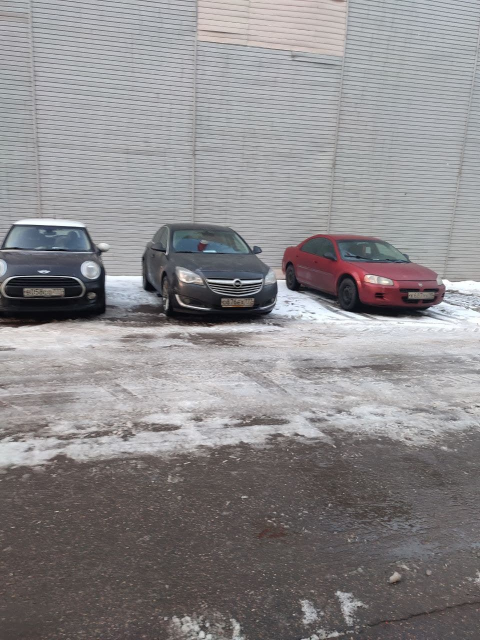
#> input picture eval/image_2/photo_2021-12-03_08-49-04.jpg, 960 x 1280 px (shown at 1/2 size)
$ python -i Plotting.py   (imports and definitions only)
#> lines starting #> are read from the running program, lines starting #| are printed output that depends on the picture; after the words box and inside, x2 and y2 are one past the last pixel; in counts of white or black regions, pixels touching at a corner belong together
import cv2
import numpy as np
from enum import Enum
import itertools
from shapely.geometry import Polygon
from .File import *
from .Math import *
from scipy.spatial import ConvexHull
class cv_colors(Enum):
    RED = (0,0,255)
    GREEN = (0,255,0)
    BLUE = (255,0,0)
    PURPLE = (247,44,200)
    ORANGE = (44,162,247)
    MINT = (239,255,66)
    YELLOW = (2,255,250)

# [110 lines left out: functions constraint_to_color, create_2d_box, project_3d_pt, make_polygon, plot_3d_pts, plot_3d_box, not called in this run]

    # cv2.line(img, front_mark[0], front_mark[3], cv_colors.BLUE.value, 1)
    # cv2.line(img, front_mark[1], front_mark[2], cv_colors.BLUE.value, 1)

def plot_2d_box(img, box_2d):
    # create a square from the corners
    pt1, pt2, pt3, pt4 = create_2d_box(box_2d)

    # [5 lines of commented-out code are left out]


def poly_by_border(border_file):
    # img = cv2.imread(img_file)
    border = cv2.imread(border_file)
#> border is the input picture: shape (1280, 960, 3); mean B, G, R 138.7, 136.9, 139.6
    # [6 lines of commented-out code are left out]
    border[np.where(np.any(border > 0, axis=-1))] = (0, 0, 255)
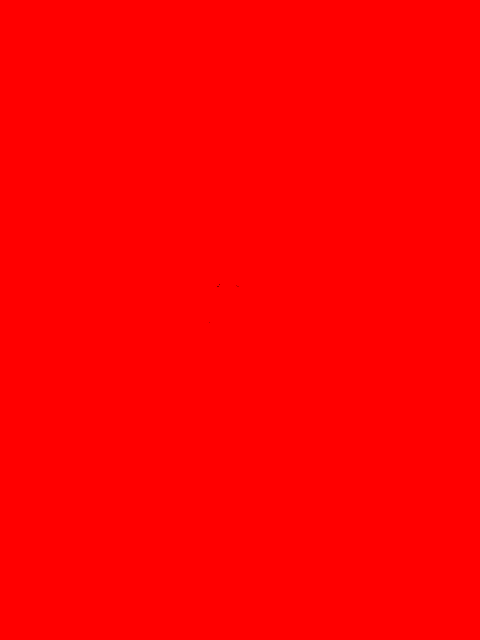
#> border: shape (1280, 960, 3) (shown at 1/2 size); mean B, G, R 0, 0, 255
    # [4 lines of commented-out code are left out]
    cv2.waitKey(0)

    img_gray = cv2.cvtColor(border, cv2.COLOR_BGR2GRAY)
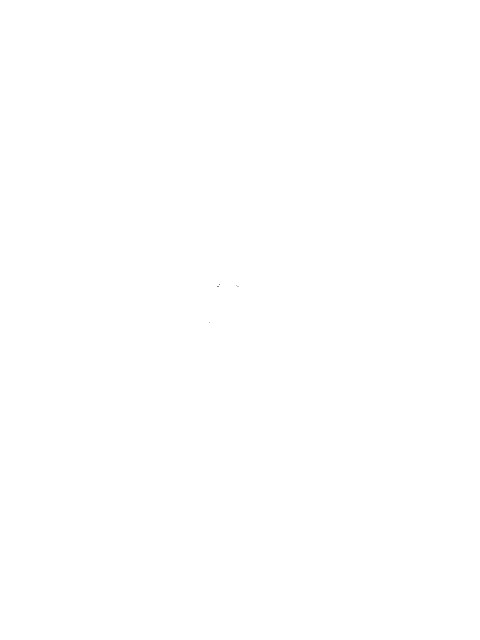
#> img_gray: shape (1280, 960) (shown at 1/2 size); values 0 (black) and 76 (white), 100% white; black in thin lines or dots, all inside (x1, y1, x2, y2) = (419, 569, 477, 646)

    # apply binary thresholding
    ret, thresh = cv2.threshold(img_gray, 0, 255, cv2.THRESH_BINARY)
    #cv2.imshow('Binary image', thresh)
    cv2.waitKey(0)
    cv2.imwrite('image_thres1.jpg', thresh)
    cv2.destroyAllWindows()
    # detect the contours on the binary image using cv2.CHAIN_APPROX_NONE
    contours, hierarchy = cv2.findContours(image=thresh, mode=cv2.RETR_EXTERNAL, method=cv2.CHAIN_APPROX_NONE)
#> contours = 1 contour; box (x1, y1, x2, y2) and area: (0, 0, 960, 1280) 1226561
    # print('len(contours) ',len(contours))
    # print(contours[len(contours)-1][0])
    # draw contours on the original image
    image_copy = border.copy()
    contour = contours[len(contours) - 1]
#> contour = contour of 4476 points, box (x1, y1, x2, y2) (0, 0, 960, 1280), area 1226561
    contour = np.array([i[0] for i in contour])
#> contour = 4476 pairs, first value 0 to 959, second value 0 to 1279
    contour=[(i[1],i[0]) for i in contour]
#> contour = 4476 pairs, first value 0 to 1279, second value 0 to 959
    # print(contour)
    from scipy.spatial import ConvexHull
    hull = ConvexHull(contour)
    poly = Polygon(hull.points)
    # [10 lines of commented-out code are left out]
    return  poly

>>> result = poly_by_border('../eval/image_2/photo_2021-12-03_08-49-04.jpg')
